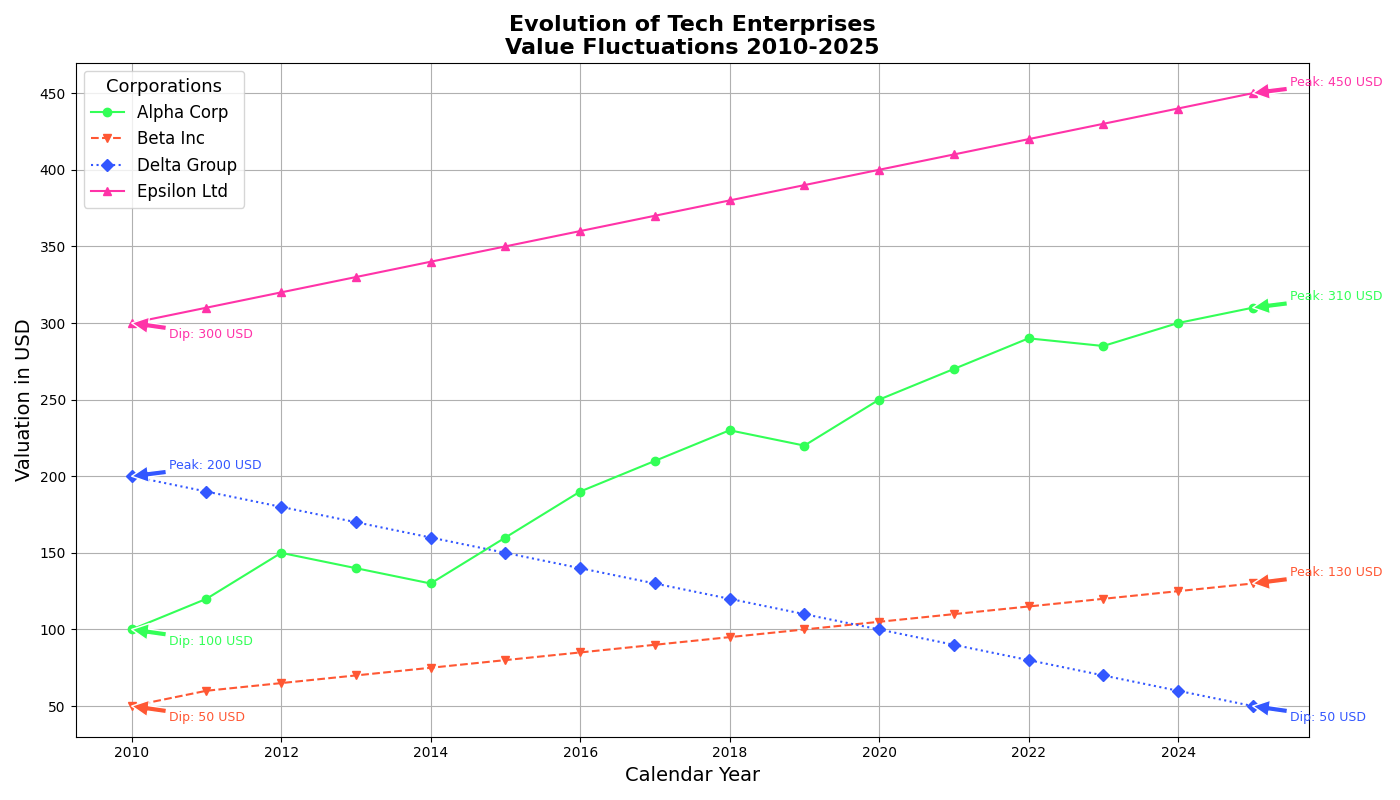

Write the Python code that produced this figure.
import matplotlib.pyplot as plt
import numpy as np

years = np.arange(2010, 2026)

company_a = np.array([100, 120, 150, 140, 130, 160, 190, 210, 230, 220, 250, 270, 290, 285, 300, 310])
company_b = np.array([50, 60, 65, 70, 75, 80, 85, 90, 95, 100, 105, 110, 115, 120, 125, 130])
company_d = np.array([200, 190, 180, 170, 160, 150, 140, 130, 120, 110, 100, 90, 80, 70, 60, 50])
company_e = np.array([300, 310, 320, 330, 340, 350, 360, 370, 380, 390, 400, 410, 420, 430, 440, 450])

fig, ax = plt.subplots(figsize=(14, 8))

ax.plot(years, company_a, marker='o', linestyle='-', color='#33FF57', label='Alpha Corp')
ax.plot(years, company_b, marker='v', linestyle='--', color='#FF5733', label='Beta Inc')
ax.plot(years, company_d, marker='D', linestyle=':', color='#3357FF', label='Delta Group')
ax.plot(years, company_e, marker='^', linestyle='-', color='#FF33A8', label='Epsilon Ltd')

ax.set_title('Evolution of Tech Enterprises\nValue Fluctuations 2010-2025', fontsize=16, weight='bold')
ax.set_xlabel('Calendar Year', fontsize=14)
ax.set_ylabel('Valuation in USD', fontsize=14)
ax.legend(title='Corporations', fontsize=12, title_fontsize='13')
ax.grid(True)

def annotate_extreme_points(years, prices, ax, color):
    max_idx = np.argmax(prices)
    min_idx = np.argmin(prices)
    ax.annotate(f'Peak: {prices[max_idx]} USD', xy=(years[max_idx], prices[max_idx]), xytext=(years[max_idx]+0.5, prices[max_idx]+5),
                arrowprops=dict(facecolor=color, edgecolor='white'), fontsize=9, color=color)
    ax.annotate(f'Dip: {prices[min_idx]} USD', xy=(years[min_idx], prices[min_idx]), xytext=(years[min_idx]+0.5, prices[min_idx]-10),
                arrowprops=dict(facecolor=color, edgecolor='white'), fontsize=9, color=color)

annotate_extreme_points(years, company_a, ax, '#33FF57')
annotate_extreme_points(years, company_b, ax, '#FF5733')
annotate_extreme_points(years, company_d, ax, '#3357FF')
annotate_extreme_points(years, company_e, ax, '#FF33A8')

plt.tight_layout()
plt.show()
